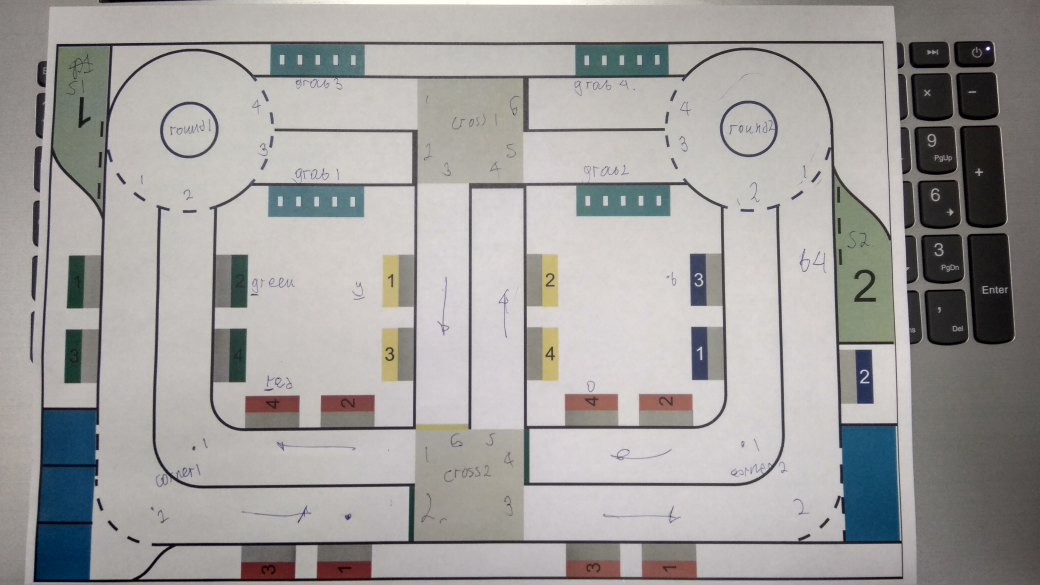
#> input picture src/maps/IMG_20200122_191814[1].jpg, 4160 x 2340 px, given in place of the camera (shown at 1/4 size)
$ python lane_not_ros.py   (older library calls are emulated)
#> lines starting #> are read from the running program, lines starting #| are printed output that depends on the picture; after the words box and inside, x2 and y2 are one past the last pixel; in counts of white or black regions, pixels touching at a corner belong together; long printed decimals are rounded
#> further down, img is the input picture: shape (2340, 4160, 3); mean B, G, R 156.4, 158.2, 160.2
### src/lane_detector/reg_line1_oneL.py
# from time import sleep
import os
import cv2
import math
import numpy as np
import time
BLACK = ("black", [0, 0, 0])
GREEN = ("green", [0, 255, 0])
YELLOW = ("yellow", [0, 255, 255])
WHITE = ("white", [255, 255, 255])
class RegLine:
    def __init__(self, img_size=[200, 400]):
        self.img_size = img_size
        self.points = []
        # self.src = np.float32([[20, 200],
        #           [350, 200],
        #           [275, 120],
        #           [85, 120]])
        # self.src = np.float32([[10, 200],
        #           [350, 200],
        #           [275, 120],
        #           [85, 120]])
        # self.src = np.float32([[0, 200],
        #           [360, 200],
        #           [310, 120],
        #           [50, 120]])

        # good
        # self.src = np.float32([[0, 200],
        #           [360, 200],
        #           [310, 120],
        #           [50, 120]])

        # self.src = np.float32([[0, 200],
        #           [360, 200],
        #           [300, 100],
        #           [60, 100]])

        # self.src = np.float32([[0, 200],
        #                        [360, 200],
        #                        [300, 120],
        #                        [60, 120]])

        # self.src = np.float32([[-90, 280],
        #                        [550, 280],
        #                        [400, 220],
        #                        [60, 220]])
        ak = 0.255
        bk = 0.5
        self.src = np.float32([[int(img_size[1]*0.1), int(img_size[0])],
                               [int(img_size[1]*1), int(img_size[0])],
                               [int(img_size[1]*(1-ak)), int(img_size[0]*bk)],
                               [int(img_size[1]*(ak+0.1)), int(img_size[0]*bk)]])

        # self.src = np.float32([[0, 299],
        #            [399, 299],
        #            [320, 200],
        #            [80, 200]])

        self.src_draw = np.array(self.src, dtype=np.int32)
        self.outy = 150
        self.outx = 200
        self.dst = np.float32([[0, self.outy],
                               [self.outx, self.outy],
                               [self.outx, 0],
                               [0, 0]])

    # [19 lines left out: function thresh, not called in this run]

    def wrap(self, img):
        M = cv2.getPerspectiveTransform(self.src, self.dst)
        # average = img[150:350, 100:200][0].mean(axis=0)
        warped = cv2.warpPerspective(
            img, M, (self.outx, self.outy), flags=cv2.INTER_LINEAR) #, borderValue=(average)
        return warped

    def reg_line(self, img, show=False):
#> called with show = True
        allBinary = cv2.resize(
            img.copy(), (self.img_size[1], self.img_size[0]))
        # [15 lines of commented-out code are left out]
        if show == True:
            cv2.imshow("binary", allBinary)

        allBinary_visual = allBinary.copy()

        if show == True:
            cv2.polylines(allBinary_visual, [self.src_draw], True, 255)
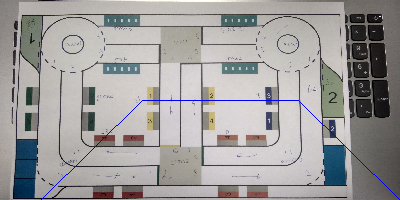
#> allBinary_visual: shape (200, 400, 3); mean B, G, R 156.6, 157.2, 159.2
            cv2.imshow("polygon", allBinary_visual)

        # M = cv2.getPerspectiveTransform(self.src, self.dst)
        ts = time.time()
        warped = self.wrap(allBinary)
        # print("WARP TIME", (time.time() - ts) * 1000)
        ts = time.time()
        # warped =
        # warped = cv2.adaptiveThreshold(cv2.cvtColor(warped, cv2.COLOR_BGR2GRAY),255,cv2.ADAPTIVE_THRESH_GAUSSIAN_C,\
        #     cv2.THRESH_BINARY_INV,5,2)
        warped = cv2.cvtColor(warped, cv2.COLOR_BGR2GRAY)
#> warped: shape (150, 200)
        # _, warped = cv2.threshold(warped, 0, 255, cv2.THRESH_BINARY_INV+cv2.THRESH_OTSU)

        warped[(warped < 100)] = 100
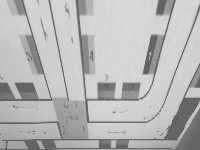
#> warped: shape (150, 200); min 100, max 219, mean 183.3
        img_blur = cv2.medianBlur(warped, 5)
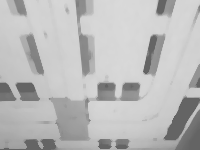
#> img_blur: shape (150, 200); min 100, max 218, mean 186.7

        if show == True:
            cv2.imshow("warpedq", img_blur)
        # cv2.imshow("warped1",warped)
        # warped = cv2.adaptiveThreshold(warped,255,cv2.ADAPTIVE_THRESH_MEAN_C,\
        #     cv2.THRESH_BINARY_INV,5,2)

        warped = cv2.adaptiveThreshold(img_blur, 255, cv2.ADAPTIVE_THRESH_GAUSSIAN_C,
                                       cv2.THRESH_BINARY_INV, 5, 2)
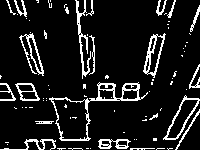
#> warped: shape (150, 200); 11.1% white in thin lines or dots

        # element = cv2.getStructuringElement(cv2.MORPH_RECT, (1, 1))
        # kernel = np.ones((10,10),np.uint8)
        warped = cv2.erode(warped, np.ones((1, 1), np.uint8))
        # warped =
        # warped = cv2.dilate(warped,np.ones((1,1),np.uint8),iterations = 1)
        # warped = self.thresh(warped)
        # warped = cv2.morphologyEx(warped, cv2.MORPH_OPEN, np.ones((3,3),np.uint8))
        warped = cv2.medianBlur(warped, 3)
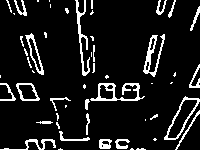
#> warped: shape (150, 200); 10.2% white in thin lines or dots

        # if show == True:
        #     cv2.imshow("warped", warped)
        # print("Filter TIME", (time.time() - ts) * 1000)
        ts = time.time()
        histogram = np.sum(warped[warped.shape[0]//2:, :], axis=0)
#> histogram = 200 values, max 8925 at index 87, min 0 at index 146, mean 2231.2

        midpoint = histogram.shape[0]//2
#> midpoint = 100
        # IndWhitestColumnL = np.argmax(histogram[:midpoint])
        IndWhitestColumnR = np.argmax(
            histogram[int(histogram.shape[0]*0.5):])+int(histogram.shape[0]*0.5)
#> IndWhitestColumnR = 106
        warped_visual = warped.copy()
        if show == True:
            # cv2.line(warped_visual, (IndWhitestColumnL, 0),
            #          (IndWhitestColumnL, warped_visual.shape[0]), 110, 2)
            cv2.line(warped_visual, (IndWhitestColumnR, 0),
                     (IndWhitestColumnR, warped_visual.shape[0]), 110, 2)
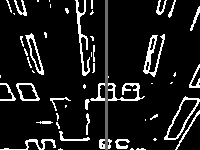
#> warped_visual: shape (150, 200); 1.5% of pixels changed, all inside (x1, y1, x2, y2) = (105, 0, 108, 150)
            # cv2.imshow("WitestColumn", warped_visual)


        nwindows = 9 #9
        window_height = np.int(warped.shape[0]/nwindows)
#> window_height = 16
        window_half_width = 32

        # XCenterLeftWindow = IndWhitestColumnL
        XCenterRightWindow = IndWhitestColumnR
#> XCenterRightWindow = 106

        # left_lane_inds = np.array([], dtype=np.int16)
        right_lane_inds = np.array([], dtype=np.int16)

        out_img = np.dstack((warped, warped, warped))
#> out_img: shape (150, 200, 3); 10.2% white in thin lines or dots

        nonzero = warped.nonzero()
#> nonzero = 3052 positions, rows 0 to 149, columns 0 to 199
        WhitePixelIndY = np.array(nonzero[0])
#> WhitePixelIndY = 3052 values from 0 to 149
        WhitePixelIndX = np.array(nonzero[1])
#> WhitePixelIndX = 3052 values, max 199 at index 144, min 0 at index 1302, mean 101.5

        for window in range(nwindows):

            win_y1 = warped.shape[0] - (window+1) * window_height
            win_y2 = warped.shape[0] - (window) * window_height

            # left_win_x1 = XCenterLeftWindow - window_half_width
            # left_win_x2 = XCenterLeftWindow + window_half_width
            right_win_x1 = XCenterRightWindow - window_half_width
            right_win_x2 = XCenterRightWindow + window_half_width


            # cv2.rectangle(out_img, (left_win_x1, win_y1),
            #               (left_win_x2, win_y2), (50 + window * 21, 0, 0), 2)
            # cv2.rectangle(out_img, (right_win_x1, win_y1),
            #                 (right_win_x2, win_y2), (0, 0, 50 + window * 21), 2)
            # cv2.imshow("windows", out_img)

            # good_left_inds = ((WhitePixelIndY >= win_y1) & (WhitePixelIndY <= win_y2) &
            #                   (WhitePixelIndX >= left_win_x1) & (WhitePixelIndX <= left_win_x2)).nonzero()[0]

            good_right_inds = ((WhitePixelIndY >= win_y1) & (WhitePixelIndY <= win_y2) &
                               (WhitePixelIndX >= right_win_x1) & (WhitePixelIndX <= right_win_x2)).nonzero()[0]

            # left_lane_inds = np.concatenate((left_lane_inds, good_left_inds))
            right_lane_inds = np.concatenate(
                (right_lane_inds, good_right_inds))

            # if len(good_left_inds) > 50:
            #     XCenterLeftWindow = np.int(
            #         np.mean(WhitePixelIndX[good_left_inds]))
            if len(good_right_inds) > 50:
                XCenterRightWindow = np.int(
                    np.mean(WhitePixelIndX[good_right_inds]))
#> this loop made 9 passes
#> (right_win_x1, right_win_x2, XCenterRightWindow) on passes 1, 4, 5, 6, 7, 8, 9: (74, 138, 107), (75, 139, 114), (82, 146, 110), (78, 142, 87), (55, 119, 85), (53, 117, 81), (49, 113, 78)
#> (right_win_x1, right_win_x2) on passes 2 to 3: (75, 139), (75, 139)
#> after the loop, right_lane_inds = 1126 values, max 3042 at index 228, min 129 at index 1017, mean 1602.9

        # [9 lines of commented-out code are left out]
        rightx = WhitePixelIndX[right_lane_inds]
#> rightx = 1126 values, max 146 at index 607, min 50 at index 1017, mean 100.6
        righty = WhitePixelIndY[right_lane_inds]
#> righty = 1126 values, max 149 at index 222, min 6 at index 1017, mean 85.32
        center_fit = []
        # print("CALC TIME", (time.time() - ts) * 1000)

        ts = time.time()

        if (len(righty) > 10) and (len(rightx) > 10):
            # left_fit = np.polyfit(lefty, leftx, 2)
            right_fit = np.polyfit(righty, rightx, 2)
#> right_fit = [-0.00309, 0.735, 65.62]

            center_fit = right_fit
#> center_fit = [-0.00309, 0.735, 65.62]
            self.points = []
            for ver_ind in range(out_img.shape[0]):
                gor_ind = ((center_fit[0]) * (ver_ind ** 2) +
                           center_fit[1] * ver_ind +
                           center_fit[2])

                # cv2.circle(out_img,(int(gor_ind),int(ver_ind)),2,(255,0,255),1)
                self.points.append([gor_ind, ver_ind])
#> this loop made 150 passes
#> gor_ind on passes 1 to 12: 65.62, 66.35, 67.07, 67.79, 68.51, 69.21, 69.91, 70.61, 71.3, 71.98, 72.65, 73.32
#> after the loop, self.points = 150 pairs, first value 65.62 to 109.2, second value 0 to 149
        # print("Polyfit TIME", (time.time() - ts) * 1000)
        p_s = len(self.points)
#> p_s = 150
        err = 0
        err2 = 0
        if (p_s > 0):
            qq = p_s//nwindows*2
#> qq = 32
            cv2.circle(out_img, (int(
                self.points[qq-1][0]), int(self.points[qq-1][1])), 2, (0, 80, 255), 1)
#> out_img: shape (150, 200, 3); mean of channels 0, 1, 2 25.9, 26, 26
            cv2.circle(out_img, (int((self.points[p_s-1][0]+self.points[qq-1][0])/2), int(
                self.points[p_s-1][1])), 2, (0, 80, 255), 1)
#> out_img: shape (150, 200, 3); mean of channels 0, 1, 2 25.9, 26, 26.1
            err2 = 160 - \
                (self.points[p_s-1][0]+self.points[qq-1][0])/2
#> err2 = 64.09
            err = self.points[p_s-1][0]-self.points[qq-1][0]
#> err = 20.99
            err2 /= self.outx
#> err2 = 0.32
            err /= self.outx
#> err = 0.105
        # [28 lines of commented-out code are left out]
        ts = time.time()
        color = "none"
        # croped = allBinary[75:, 25:50]
        croped = allBinary[150:, 50:100]
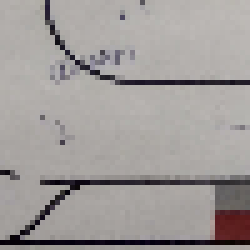
#> croped: shape (50, 50, 3) (shown 5 times larger); mean B, G, R 153.8, 155.6, 160.3

        # # print(croped)
        mean_bgr = croped[0].mean(axis=0)
#> mean_bgr = [168.6, 171.6, 175.3]
        s = min([WHITE, GREEN, BLACK, YELLOW], key=lambda x: math.sqrt((x[1][0] - mean_bgr[0])**2 + (x[1][1] - mean_bgr[1])**2 + (x[1][2] - mean_bgr[2])**2))
#> s = ('white', [255, 255, 255])
        # # print(mean_bgr, s[0])
        color = s[0]
#> color = 'white'
        # # print("COLOR TIME", (time.time() - ts) * 1000)
        if show == True:
            cv2.imshow("croped_cross", croped)
        if show == True:
            cv2.imshow("CenterLine", out_img)
            cv2.waitKey(1)


        return err, err2, color, out_img  # , su2

### src/lane_detector/lane_not_ros.py
#!/usr/bin/env python3


import cv2
from reg_line1_oneL import RegLine

rl = RegLine()

cap = cv2.VideoCapture(0)

while True:
    ret, img = cap.read()
    e1, e2, cl, out_img = rl.reg_line(img, show=True)
#> e1 = 0.105; e2 = 0.32; cl = 'white'
    print(e1, e2, cl)
#| 0.1049 0.3204 white
    # cv2.imshow("img", img)
    if cv2.waitKey(1)==27:    # Esc key to stop
#> (key Esc is pressed here)
        break

cap.release()
cv2.destroyAllWindows()
